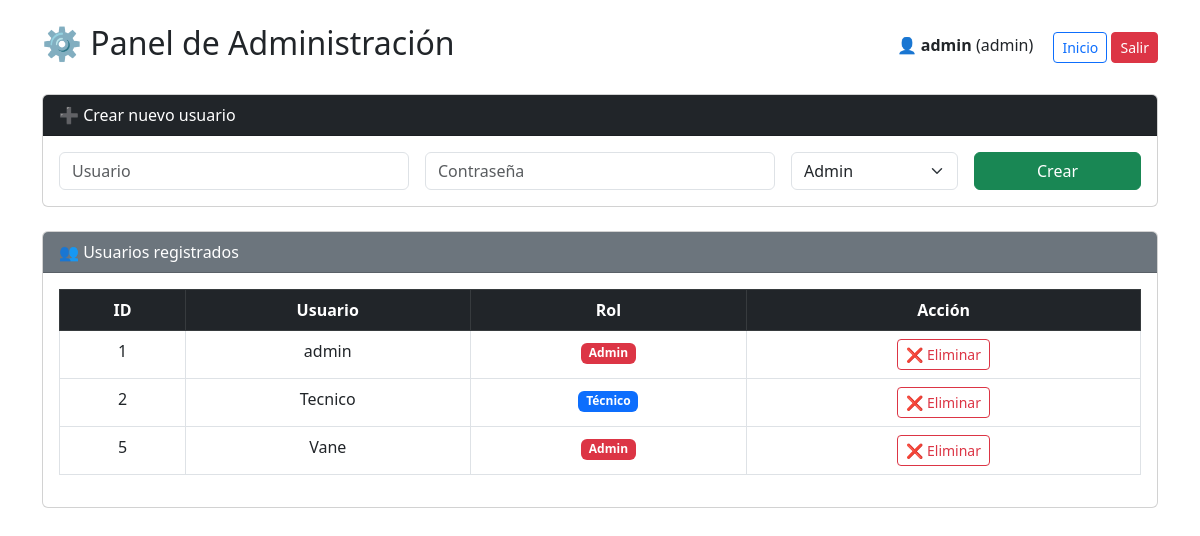
Page /admin (signed in) on the earlier database version.
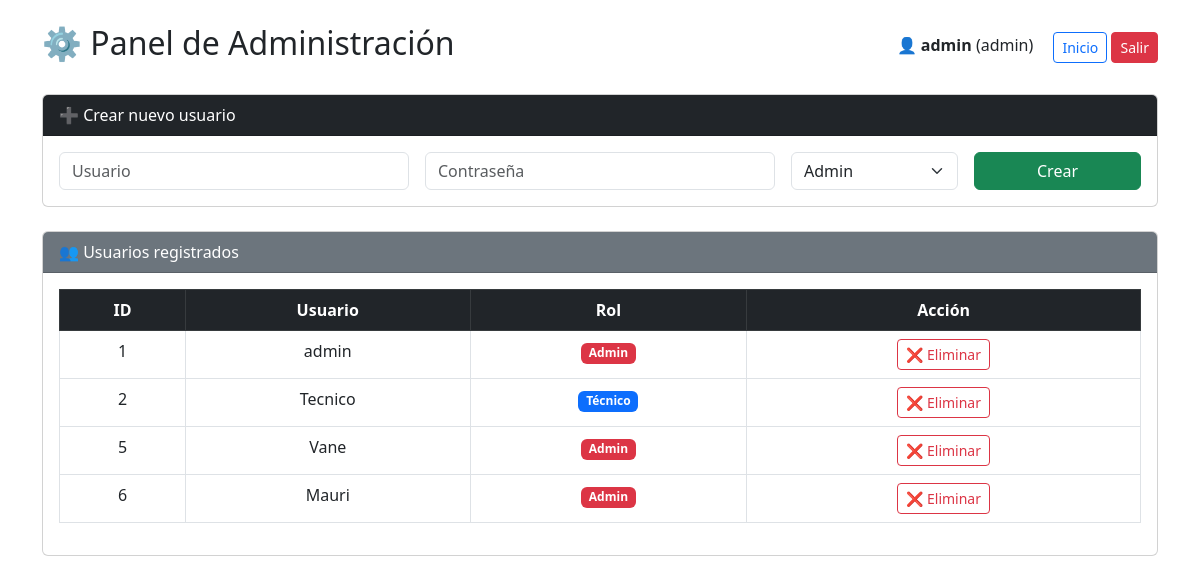
Same page on the later database version.
### tables this page shows
CREATE TABLE usuarios (
        id INTEGER PRIMARY KEY AUTOINCREMENT,
        usuario TEXT UNIQUE,
        password TEXT,
        rol TEXT
    );

### app_web.py (the view)
@app.route("/admin")
def admin():
    if not session.get("logueado"):
        return redirect("/login")
    if session.get("rol") != "admin":
        return "⛔ Acceso solo para administradores"
    conexion = sqlite3.connect("calibraciones_4.db")
    cursor = conexion.cursor()
    cursor.execute("SELECT id, usuario, rol FROM usuarios")
    usuarios = cursor.fetchall()
    conexion.close()
    return render_template("admin.html", usuarios=usuarios)

### templates/admin.html (shortened to what this page needs)
<!DOCTYPE html>
<html>
<head>
    <link href="https://cdn.jsdelivr.net/npm/bootstrap@5.3.0/dist/css/bootstrap.min.css" rel="stylesheet">
</head>
<body>
<div class="container mt-4">
    <div class="d-flex justify-content-between align-items-center mb-4">
        <h2>⚙️ Panel de Administración</h2>
        <div>
            <span class="me-3">
                👤 <strong>{{ session.usuario }}</strong> ({{ session.rol }})
            </span>
            <a href="/" class="btn btn-outline-primary btn-sm">Inicio</a>
            <a href="/logout" class="btn btn-danger btn-sm">Salir</a>
        </div>
    </div>
    <div class="card mb-4">
        <div class="card-header bg-dark text-white">
            ➕ Crear nuevo usuario
        </div>
        <div class="card-body">
            <form method="POST" action="/crear_usuario" class="row g-3">
                <div class="col-md-4">
                    <input type="text" name="usuario" class="form-control" placeholder="Usuario" required>
                </div>
                <div class="col-md-4">
                    <input type="password" name="password" class="form-control" placeholder="Contraseña" required>
                </div>
                <div class="col-md-2">
                    <select name="rol" class="form-select">
                        <option value="admin">Admin</option>
                    </select>
                </div>
                <div class="col-md-2">
                    <button type="submit" class="btn btn-success w-100">Crear</button>
                </div>
            </form>
        </div>
    </div>
    <div class="card">
        <div class="card-header bg-secondary text-white">
            👥 Usuarios registrados
        </div>
        <div class="card-body">
            <table class="table table-hover table-bordered text-center">
                <thead class="table-dark">
                    <tr>
                        <th>ID</th>
                        <th>Usuario</th>
                        <th>Rol</th>
                        <th>Acción</th>
                    </tr>
                </thead>
                <tbody>
                {% for u in usuarios %}
                    <tr>
                        <td>{{ u[0] }}</td>
                        <td>{{ u[1] }}</td>
                        <td>
                            {% if u[2] == "admin" %}
                                <span class="badge bg-danger">Admin</span>
                            {% else %}
                                <span class="badge bg-primary">Técnico</span>
                            {% endif %}
                        </td>
                        <td>
                            <a href="/eliminar_usuario/{{ u[0] }}"
                               class="btn btn-outline-danger btn-sm"
                               onclick="return confirm('¿Eliminar usuario?')">
                                ❌ Eliminar
                            </a>
                        </td>
                    </tr>
                {% endfor %}
                </tbody>
            </table>
        </div>
    </div>
</div>
</body>
</html>

Differences in the rows shown:
added usuarios: id "6", usuario "Mauri", rol "Admin"
